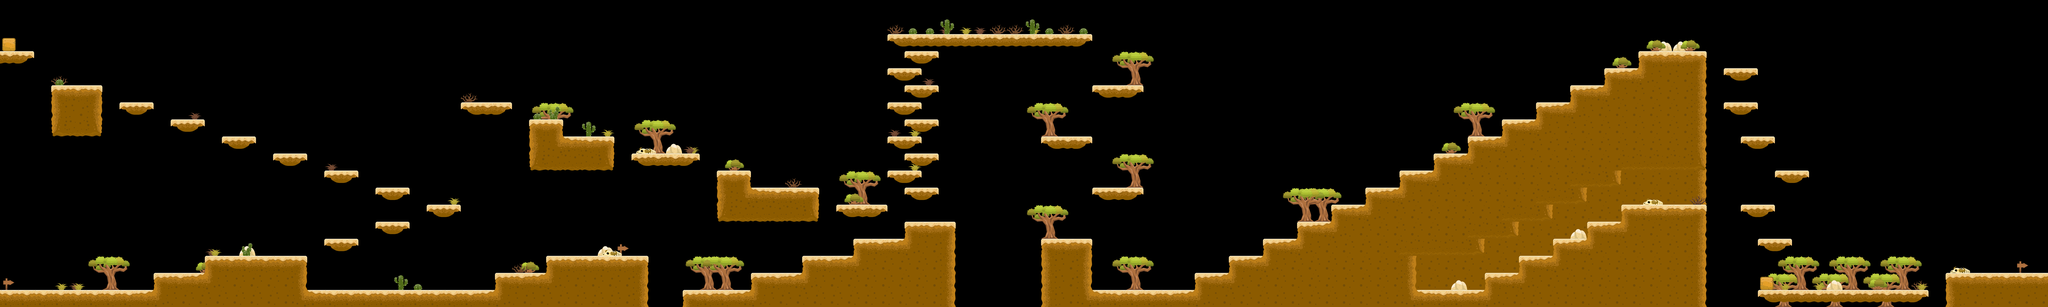

The image is a tile-based game level rendered from a .tmx file. Its description and source (layers, tilesets, objects; grid data summarised) follow:
An orthogonal 120x18 tile map with 128x128 px tiles, 2 tile layers (background, foreground) and 20 objects.

<map version="1.10" tiledversion="1.11.2" orientation="orthogonal" renderorder="right-down" width="120" height="18" tilewidth="128" tileheight="128" infinite="0" nextlayerid="3" nextobjectid="1">
 <tileset firstgid="1" name="gameart2d-desert" tilewidth="128" tileheight="128" tilecount="40" columns="5">
  <image source="gameart2d-desert.png" width="640" height="1024" />
  <tile id="1">
   <objectgroup draworder="index" id="3">
    <object id="3" x="0" y="0" width="128" height="128" />
    <object id="4" x="0" y="0" width="128" height="128" />
    <object id="7" x="0" y="0" width="128" height="128" />
   </objectgroup>
  </tile>
  <tile id="2">
   <properties>
    <property name="type" type="int" value="1" />
   </properties>
   <objectgroup draworder="index" id="2">
    <object id="1" x="0" y="0" width="128" height="128" />
    <object id="2" x="0" y="0" width="128" height="128" />
   </objectgroup>
  </tile>
  <tile id="3">
   <objectgroup draworder="index" id="2">
    <object id="1" x="0" y="0" width="128" height="128" />
   </objectgroup>
  </tile>
  <tile id="6">
   <objectgroup draworder="index" id="2">
    <object id="1" x="0" y="0" width="128" height="128" />
   </objectgroup>
  </tile>
  <tile id="7">
   <properties>
    <property name="type" type="int" value="1" />
   </properties>
   <objectgroup draworder="index" id="2">
    <object id="1" x="0" y="0" width="128" height="128" />
   </objectgroup>
  </tile>
  <tile id="8">
   <objectgroup draworder="index" id="2">
    <object id="1" x="0" y="0" width="128" height="128" />
   </objectgroup>
  </tile>
  <tile id="10">
   <objectgroup draworder="index" id="2">
    <object id="1" x="0" y="0" width="128" height="128" />
   </objectgroup>
  </tile>
  <tile id="11">
   <objectgroup draworder="index" id="2">
    <object id="1" x="0" y="0" width="128" height="128" />
   </objectgroup>
  </tile>
  <tile id="12">
   <objectgroup draworder="index" id="2">
    <object id="1" x="0" y="0" width="128" height="128" />
   </objectgroup>
  </tile>
  <tile id="13">
   <objectgroup draworder="index" id="2">
    <object id="1" x="0" y="0" width="128" height="128" />
   </objectgroup>
  </tile>
  <tile id="14">
   <objectgroup draworder="index" id="2">
    <object id="1" x="0" y="0" width="128" height="128" />
   </objectgroup>
  </tile>
  <tile id="15">
   <objectgroup draworder="index" id="2">
    <object id="1" x="0" y="0" width="128" height="128" />
   </objectgroup>
  </tile>
  <tile id="16">
   <objectgroup draworder="index" id="2">
    <object id="1" x="0" y="0" width="128" height="93" />
   </objectgroup>
  </tile>
  <tile id="17">
   <objectgroup draworder="index" id="2">
    <object id="1" x="0" y="0" width="128" height="93" />
   </objectgroup>
  </tile>
  <tile id="18">
   <objectgroup draworder="index" id="2">
    <object id="1" x="0" y="0" width="128" height="93" />
   </objectgroup>
  </tile>
  <tile id="19">
   <objectgroup draworder="index" id="2">
    <object id="1" x="0" y="0" width="128" height="128" />
   </objectgroup>
  </tile>
  <tile id="30">
   <objectgroup draworder="index" id="2">
    <object id="1" x="17" y="29" width="101" height="99" />
   </objectgroup>
  </tile>
 </tileset>
 <layer id="1" name="background" width="120" height="18">
  <data>[2160 cells, 165 non-empty, 21 distinct tile ids]</data>
 </layer>
 <layer id="2" name="foreground" width="120" height="18">
  <data>[2160 cells, 622 non-empty, 38 distinct tile ids]</data>
 </layer>
</map>
